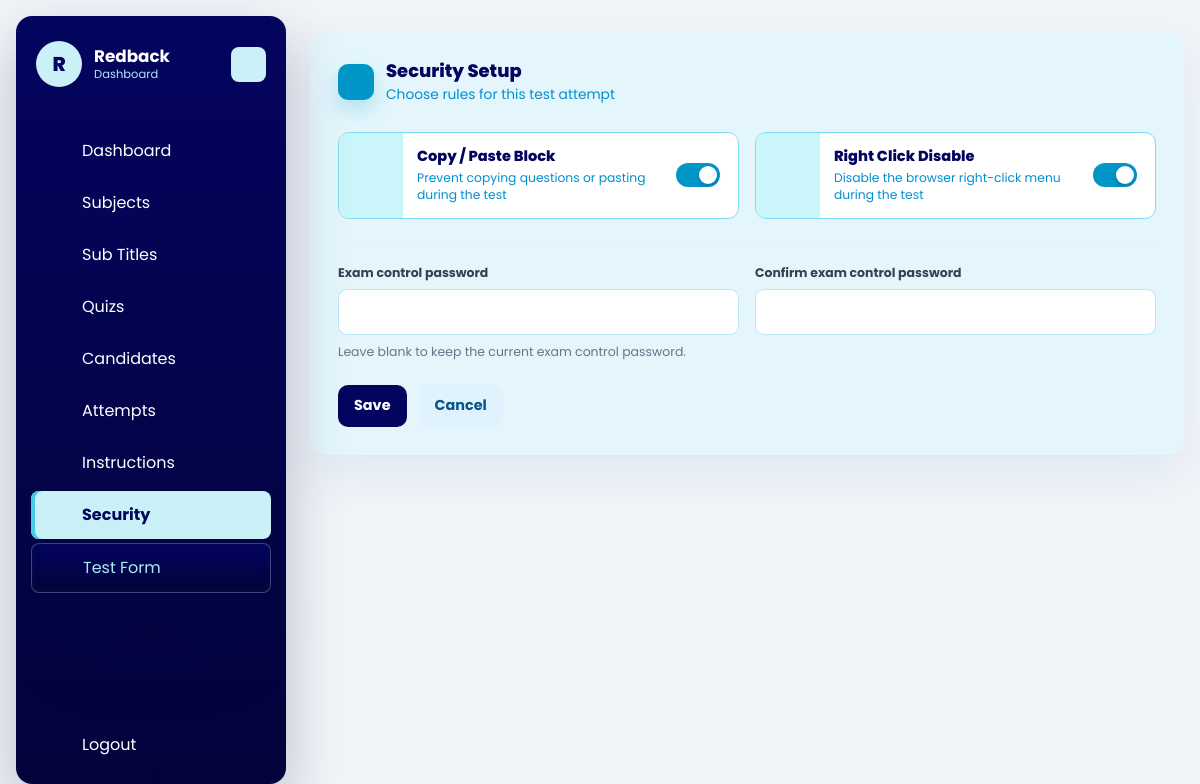
Page /dashboard/settings/security/ (signed in) on the earlier database version.
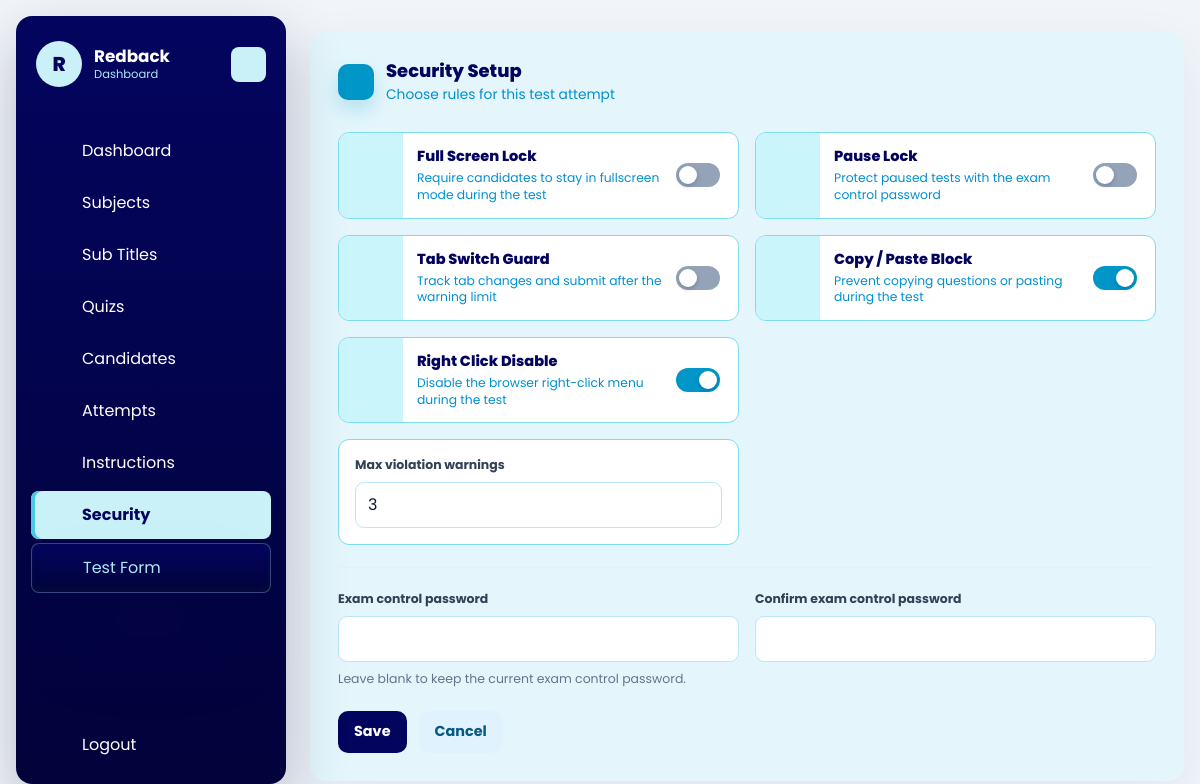
Same page on the later database version.
### dashboard/models.py (models this page shows, shortened)
class Company(models.Model):
    name = models.CharField(max_length=150)
    image = models.ImageField(upload_to='company/', blank=True, null=True)
    email = models.EmailField(unique=True)
    password = models.CharField(max_length=128)
    is_active = models.BooleanField(default=True)
    test_instructions = models.TextField(
        default=DEFAULT_TEST_INSTRUCTIONS,
        blank=True,
        help_text='Instructions shown to candidates in the online test instructions drawer.',
    )
    allow_full_screen_lock = models.BooleanField(default=False)
    allow_pause_lock = models.BooleanField(default=False)
    allow_tab_switch_guard = models.BooleanField(default=False)
    allow_copy_paste_block = models.BooleanField(default=False)
    allow_right_click_disable = models.BooleanField(default=False)
    full_screen_lock = models.BooleanField(default=False)
    pause_lock = models.BooleanField(default=False)
    tab_switch_guard_enabled = models.BooleanField(default=False)
    copy_paste_block_enabled = models.BooleanField(default=False)
    right_click_disable_enabled = models.BooleanField(default=False)
    max_violation_warnings = models.PositiveIntegerField(default=3)
    exam_control_password = models.CharField(max_length=128, blank=True)
    created_at = models.DateTimeField(auto_now_add=True)
    updated_at = models.DateTimeField(auto_now=True)
    class Meta:
        ordering = ['name']
        verbose_name_plural = 'Companies'

### dashboard/views.py (the view)
# urls.py: path('settings/security/', views.company_settings, name='company_settings'),
@company_login_required
def company_settings(request):
    form = CompanySecurityForm(request.POST or None, instance=request.company)
    if request.method == 'POST' and form.is_valid():
        form.save()
        messages.success(request, 'Exam security settings updated successfully.')
        return redirect('dashboard:company_settings')
    return render(
        request,
        'dashboard/security_settings.html',
        {'form': form, 'title': 'Exam Security Settings', 'cancel_url': 'dashboard:home'},
    )

### dashboard/views.py (called while the page is built)
def get_logged_in_company(request):
    company_id = request.session.get('company_id')
    if not company_id:
        return None
    return Company.objects.filter(id=company_id, is_active=True).first()

def company_login_required(view_func):
    @wraps(view_func)
    def wrapper(request, *args, **kwargs):
        company = get_logged_in_company(request)
        if not company:
            return redirect(f"{reverse('dashboard:login')}?next={request.path}")
        request.company = company
        return view_func(request, *args, **kwargs)
    return wrapper

### templates/dashboard/security_settings.html (shortened to what the changed rows need)
{% extends "base.html" %}
{% block content %}
{% include 'dashboard/header.html' %}
<div id="dashboard-page-content">
<section class="security-shell">
    <div class="security-heading">
        <div>
            <h1 class="security-title">Security Setup</h1>
        </div>
    </div>
    <form method="post" enctype="multipart/form-data">
        <div class="security-grid">
            {% if form.full_screen_lock %}
                <label class="security-card" for="{{ form.full_screen_lock.id_for_label }}">
                    <span class="security-card-icon"><iconify-icon icon="mdi:fullscreen"></iconify-icon></span>
                    <span class="security-card-body">
                        <span class="security-card-title">Full Screen Lock</span>
                        <span class="security-card-text">Require candidates to stay in fullscreen mode during the test</span>
                    </span>
                    <span class="security-switch" aria-hidden="true"></span>
                </label>
            {% endif %}
            {% if form.pause_lock %}
                <label class="security-card" for="{{ form.pause_lock.id_for_label }}">
                    <span class="security-card-icon"><iconify-icon icon="mdi:pause-octagon-outline"></iconify-icon></span>
                    <span class="security-card-body">
                        <span class="security-card-title">Pause Lock</span>
                        <span class="security-card-text">Protect paused tests with the exam control password</span>
                    </span>
                    <span class="security-switch" aria-hidden="true"></span>
                </label>
            {% endif %}
            {% if form.tab_switch_guard_enabled %}
                <label class="security-card" for="{{ form.tab_switch_guard_enabled.id_for_label }}">
                    <span class="security-card-icon"><iconify-icon icon="mdi:monitor-eye"></iconify-icon></span>
                    <span class="security-card-body">
                        <span class="security-card-title">Tab Switch Guard</span>
                        <span class="security-card-text">Track tab changes and submit after the warning limit</span>
                    </span>
                    <span class="security-switch" aria-hidden="true"></span>
                </label>
            {% endif %}
        </div>
        {% if form.max_violation_warnings %}
            <div class="security-standalone-grid">
                <div class="security-standalone-field">
                    <label for="{{ form.max_violation_warnings.id_for_label }}">{{ form.max_violation_warnings.label }}</label>
                    {{ form.max_violation_warnings }}
                </div>
            </div>
        {% endif %}
        <div class="security-password-grid">
            {% if form.exam_control_password %}
                <div class="security-field">
                    <label for="{{ form.exam_control_password.id_for_label }}">{{ form.exam_control_password.label }}</label>
                    {{ form.exam_control_password }}
                    {% if form.exam_control_password.help_text %}
                        <p class="security-help">{{ form.exam_control_password.help_text }}</p>
                    {% endif %}
                </div>
            {% endif %}
        </div>
    </form>
</section>
</div>
{% endblock %}

### templates/dashboard/header.html (shortened to what this page needs)
<aside class="dashboard-sidebar" data-dashboard-sidebar>
    <header class="dashboard-sidebar-header">
        <a href="/" class="dashboard-brand">
            <span class="dashboard-brand-mark">{{ request.company.name|default:"Company"|slice:":1"|upper }}</span>
            <span class="dashboard-brand-text">
                <strong>{{ request.company.name|default:"Company" }}</strong>
                <span>Dashboard</span>
            </span>
        </a>
        <button class="dashboard-toggler dashboard-sidebar-toggler" type="button" aria-label="Toggle sidebar">
        </button>
    </header>
    <nav class="dashboard-sidebar-nav"
        aria-label="Dashboard navigation"
        hx-boost="true"
        hx-target="#dashboard-page-content"
        hx-select="#dashboard-page-content"
        hx-push-url="true">
        <ul class="dashboard-nav-list dashboard-primary-nav">
            {% if request.session.company_id %}
                <li class="dashboard-nav-item">
                    <a href="/dashboard/" class="dashboard-nav-link" data-dashboard-nav-link data-nav-exact>
                        <span class="dashboard-nav-label">Dashboard</span>
                    </a>
                </li>
                <li class="dashboard-nav-item">
                    <a href="/dashboard/subjects/" class="dashboard-nav-link" data-dashboard-nav-link>
                        <span class="dashboard-nav-label">Subjects</span>
                    </a>
                </li>
                <li class="dashboard-nav-item">
                    <a href="/dashboard/subtitles/" class="dashboard-nav-link" data-dashboard-nav-link>
                        <span class="dashboard-nav-label">Sub Titles</span>
                    </a>
                </li>
                <li class="dashboard-nav-item">
                    <a href="/dashboard/quizzes/" class="dashboard-nav-link" data-dashboard-nav-link>
                        <span class="dashboard-nav-label">Quizs</span>
                    </a>
                </li>
                <li class="dashboard-nav-item">
                    <a href="/dashboard/candidates/" class="dashboard-nav-link" data-dashboard-nav-link>
                        <span class="dashboard-nav-label">Candidates</span>
                    </a>
                </li>
                <li class="dashboard-nav-item">
                    <a href="/dashboard/attempts/" class="dashboard-nav-link" data-dashboard-nav-link>
                        <span class="dashboard-nav-label">Attempts</span>
                    </a>
                </li>
                <li class="dashboard-nav-item">
                    <a href="/dashboard/settings/instructions/" class="dashboard-nav-link" data-dashboard-nav-link>
                        <span class="dashboard-nav-label">Instructions</span>
                    </a>
                </li>
                <li class="dashboard-nav-item">
                    <a href="/dashboard/settings/security/" class="dashboard-nav-link" data-dashboard-nav-link>
                        <span class="dashboard-nav-label">Security</span>
                    </a>
                </li>
                <li class="dashboard-nav-item">
                    <a href="/quiz/start/" class="dashboard-nav-link is-accent" data-dashboard-nav-link hx-boost="false">
                        <span class="dashboard-nav-label">Test Form</span>
                    </a>
                </li>
            {% endif %}
        </ul>
        {% if request.session.company_id %}
            <ul class="dashboard-nav-list dashboard-secondary-nav">
                <li class="dashboard-nav-item">
                    <a href="/dashboard/logout/" class="dashboard-nav-link is-danger">
                        <span class="dashboard-nav-label">Logout</span>
                    </a>
                </li>
            </ul>
        {% endif %}
    </nav>
</aside>

Differences in the rows shown:
changed Company "Redback": max_violation_warnings (not shown) → "3"
Other differences:
text now shown: "Full Screen Lock Require candidates to stay in fullscreen mode during the test Pause Lock Protect paused tests with the exam control password Tab Switch Guard Track tab changes and submit after the warning limit Max violation warnings"
